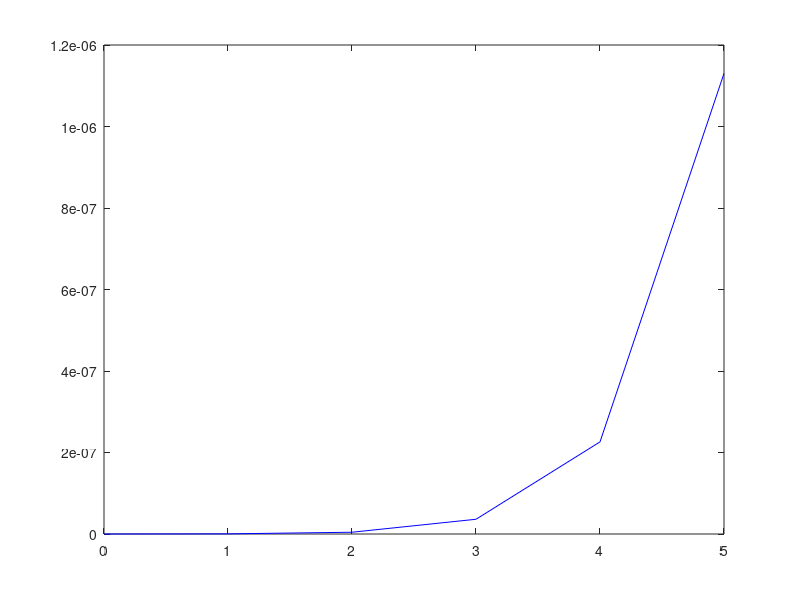

The MATLAB script that drew this image:
p = input('p= ');
if p > 0.05
    fprintf('p should be less then 0.05');
end
n = input('n= ');
if n < 30
    fprintf('n should be greater then 30');
end
v = 0 : n;
plot(v, binopdf(v, n, p), 'm', v, poisspdf(v, n*p), 'b')